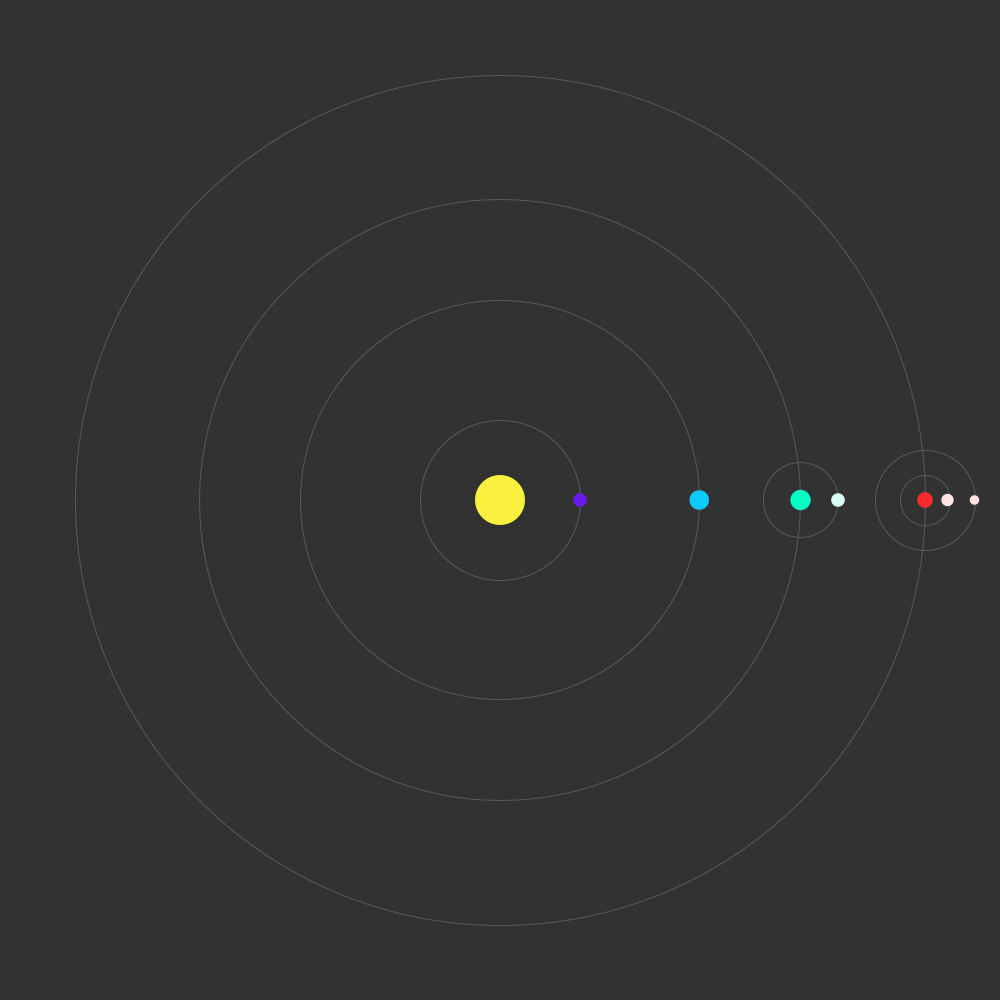
Frame 1 (no input)
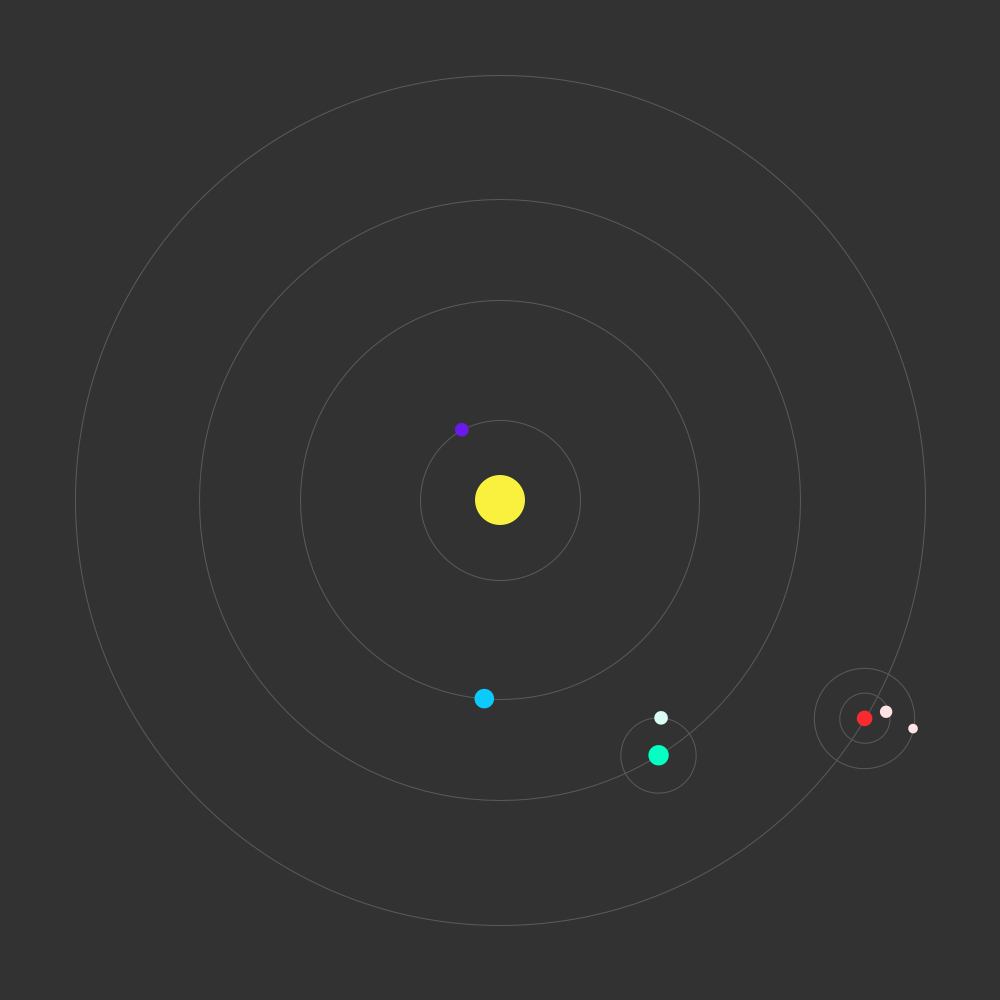
Frame 60 (the mouse pressed at the canvas centre just before this capture)
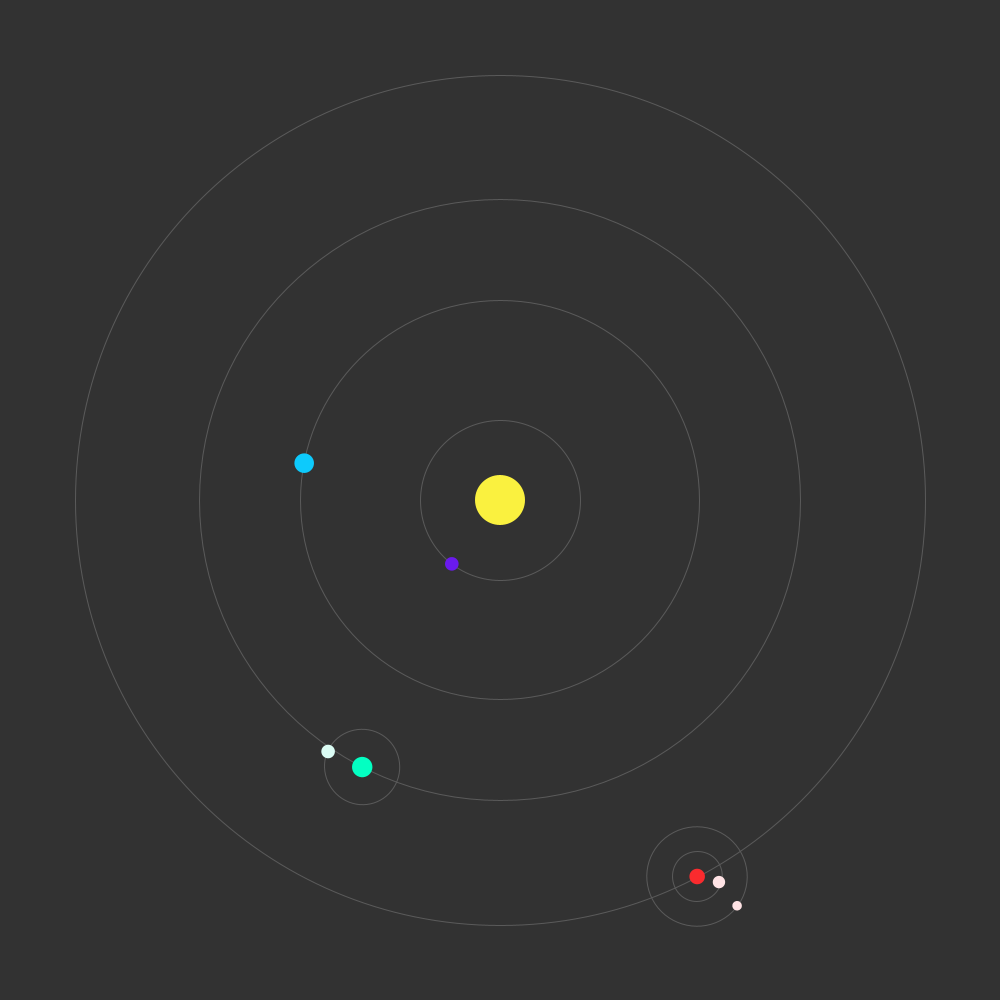
Frame 120 (the mouse held since frame 60 and released just before this capture)

The Processing sketch that drew these frames (run headless with seeded random() and noise(); from frame 60 on, the mouse is pressed at the canvas centre):

// Processing sketch: SolarSystem
// ── SolarSystem.pde
float marsD;
float marsR;
float earthD;
float earthR;
float venusD;
float venusR;
float mercuryD;
float mercuryR;
float moonP;
float moonE;
float moonD;
float faster;
void setup()
{
  size( 1000, 1000 );
  marsD = 425;
  marsR = 0;
  earthD = 300.5;
  earthR = 0;
  venusD = 199.25;
  venusR = 0;
  mercuryD = 80;
  mercuryR = 0;
  moonP = 0;
  moonE = 0;
  moonD = 0;
} 

void draw()
{
  if (key == 's' || key == 'S')
  {
    faster = .25;
  } else if (key == 'f' || key == 'F')
  {
    faster = 1;
  } else
  {
    faster = 1;
  }
  background( 50 );
  translate( width / 2.0, height / 2.0);
  noStroke();
  fill( #FAF13F );
  ellipse( 0, 0, 50, 50 );  
  mars();
  earth();
  mercury();
  venus();
}
void mars()
{
  stroke( 90 );
  noFill(); 
  ellipse( 0, 0, marsD * 2, marsD * 2 ); 
  noStroke();
  fill(#FA2B2E);
  pushMatrix();
  rotate(marsR);
  translate ( marsD, 0 );
  ellipse(0, 0, 7.77*2, 7.77*2);
  deimos();
  phobos();
  popMatrix();

  marsR += (TWO_PI / 686.97) * faster;
}
void phobos()
{
  stroke(90);
  noFill();
  ellipse( 0, 0, 100, 100 ); 
  noStroke();
  fill(#FFE3E5);
  pushMatrix();
  rotate(moonP);
  translate ( marsD/2 - 163, 0 );
  ellipse(0, 0, 4.8*2, 4.8*2);
  popMatrix();

  moonP += (TWO_PI / 30.3) * faster;
}
void deimos()
{
  stroke(90);
  noFill();
  ellipse( 0, 0, 50, 50 ); 
  noStroke();
  fill(#FFE3E5);
  pushMatrix();
  rotate(moonD);
  translate ( marsD/2 - 190, 0 );
  ellipse(0, 0, 6.2*2, 6.2*2);
  popMatrix();

  moonD += (TWO_PI / 7.5) * faster;
}
void mercury()
{
  stroke( 90 );
  noFill(); 
  ellipse( 0, 0, mercuryD * 2, mercuryD * 2 ); 
  noStroke();
  fill(#6A1AED);
  pushMatrix();
  rotate(mercuryR);
  translate ( mercuryD, 0 );
  ellipse(0, 0, 6.8*2, 6.8*2);
  popMatrix();

  mercuryR += (TWO_PI / 87.96) * faster;
}
void venus()
{
  stroke( 90 );
  noFill(); 
  ellipse( 0, 0, venusD * 2, venusD * 2 ); 
  noStroke();
  fill(#0DCAFC);
  pushMatrix();
  rotate(venusR);
  translate ( venusD, 0 );
  ellipse(0, 0, 9.8*2, 9.8*2);
  popMatrix();

  venusR += (TWO_PI / 224.7) * faster;
}
void earth()
{
  stroke( 90 );
  noFill(); 
  ellipse( 0, 0, earthD * 2, earthD * 2 ); 
  noStroke();
  fill(#03FFC2);
  pushMatrix();
  rotate(earthR);
  translate ( earthD, 0 );
  ellipse(0, 0, 10.2*2, 10.2*2);
  moon();
  popMatrix();

  earthR += (TWO_PI / 365.25) * faster;
}
void moon()
{
  stroke(90);
  noFill();
  ellipse( 0, 0, 75, 75 ); 
  noStroke();
  fill(#DBFCF4);
  pushMatrix();
  rotate(moonE);
  translate ( earthD -263, 0 );
  ellipse(0, 0, 6.8*2, 6.8*2);
  popMatrix();

  moonE += (TWO_PI / 22.7) * faster;
}
